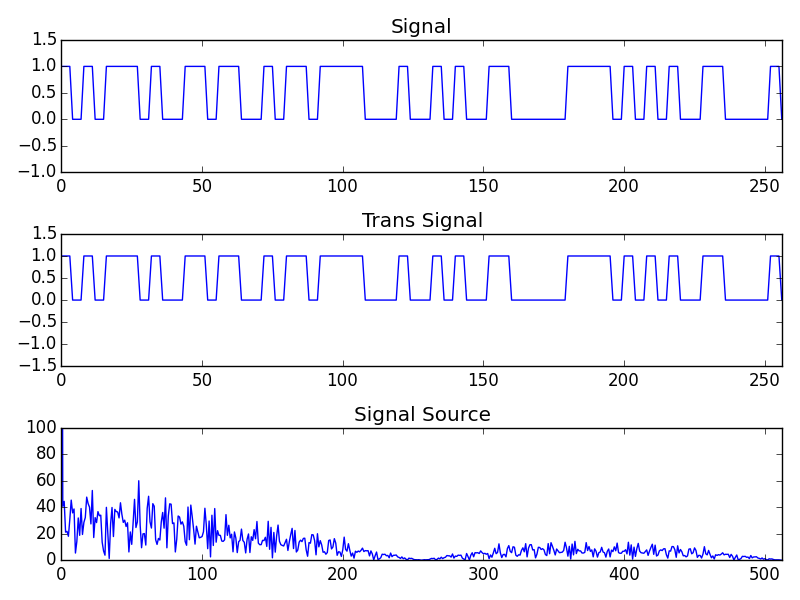

Write the Python code that produced this figure.
# coding:utf-8

import numpy as np
import matplotlib.pyplot as plt
import random

""" 単流NRZ方式 """

# 元となる信号の生成 ビット数bit
def createSignal(bit):
    sig = []
    random.seed(10)

    for x in range(bit):
        s = random.randint(0, 1)
        sig.append(s)

    return sig


# 伝送信号の生成 周期T 電位E
# 単流NRZ方式
def createTransSignal(sig, T, E):

    trans = []

    for i in range(len(sig)):
        t = sig[i]

        if t == 0:
            for j in range(T):
                trans.append(0)
        else:
            for j in range(T):
                trans.append(E)

    return trans

# 信号の幅T倍にする
def changeWidth(sig, T):

    trans = []

    for i in range(len(sig)):
        t = sig[i]

        for j in range(T):
            trans.append(t)

    return trans

# 周波数特性を求める
def fftSignal(sig):

    F = np.fft.fft(sig)
    F = np.abs(F)

    return F

if __name__ == "__main__":

    bit = 256
    T = 4
    E = 1

    signal = createSignal(bit)
    transSignal = createTransSignal(signal, T, E)
    signalSource = fftSignal(transSignal)


    # 元の信号を描画用に幅を変更する
    pltSignal = changeWidth(signal, T)

    plt.subplot(3,1,1)
    plt.plot(pltSignal)
    plt.title("Signal")
    plt.xlim(0, bit)
    plt.ylim(-1, 1.5)

    plt.subplot(3,1,2)
    plt.plot(transSignal)
    plt.title("Trans Signal")
    plt.xlim(0, bit)
    plt.ylim(-E-0.5, E+0.5)

    plt.subplot(3,1,3)
    plt.plot(signalSource)
    plt.title("Signal Source")
    plt.xlim(0, len(signalSource)/2)
    plt.ylim(0.01, 100)

    plt.tight_layout()



    plt.show()
